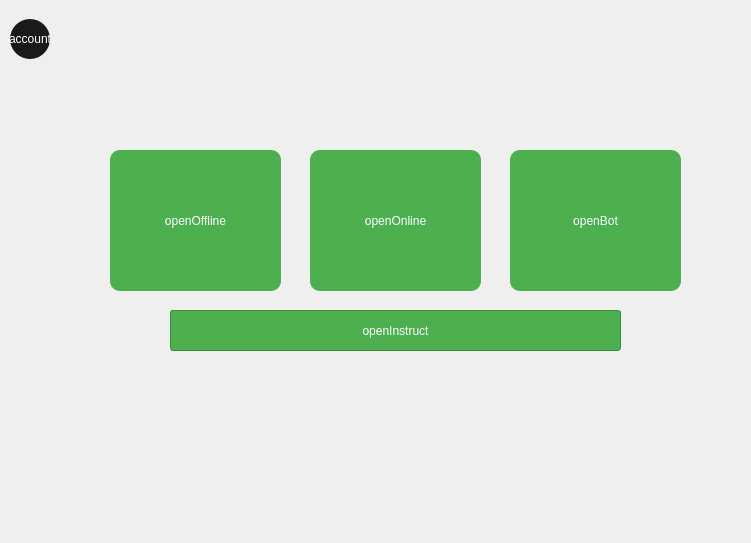
<?xml version="1.0" encoding="UTF-8"?>
<ui version="4.0">
 <class>mainWindow</class>
 <widget class="QWidget" name="mainWindow">
  <property name="geometry">
   <rect>
    <x>0</x>
    <y>0</y>
    <width>751</width>
    <height>543</height>
   </rect>
  </property>
  <property name="windowTitle">
   <string>Widget</string>
  </property>
  <widget class="QDockWidget" name="sidebar">
   <property name="geometry">
    <rect>
     <x>0</x>
     <y>-30</y>
     <width>61</width>
     <height>571</height>
    </rect>
   </property>
   <property name="features">
    <set>QDockWidget::DockWidgetFeature::NoDockWidgetFeatures</set>
   </property>
   <property name="allowedAreas">
    <set>Qt::DockWidgetArea::LeftDockWidgetArea</set>
   </property>
   <widget class="QWidget" name="dockWidgetContents">
    <widget class="QPushButton" name="buttonAccount">
     <property name="geometry">
      <rect>
       <x>10</x>
       <y>30</y>
       <width>40</width>
       <height>40</height>
      </rect>
     </property>
     <property name="styleSheet">
      <string notr="true">QPushButton#buttonAccount{
    background-color: #1A1A1A;
    border-radius: 20px;
    min-width: 40px;
    min-height: 40px;
    max-width: 40px;
    max-height: 40px;
    color: white;

}</string>
     </property>
     <property name="text">
      <string>account</string>
     </property>
    </widget>
    <widget class="QPushButton" name="buttonSettings">
     <property name="geometry">
      <rect>
       <x>10</x>
       <y>480</y>
       <width>40</width>
       <height>40</height>
      </rect>
     </property>
     <property name="styleSheet">
      <string notr="true">QPushButton {
    border: none;
    background-color: transparent;
}</string>
     </property>
     <property name="icon">
      <iconset>
       <normaloff>C:/Users/polin/Downloads/pngegg.png</normaloff>C:/Users/polin/Downloads/pngegg.png</iconset>
     </property>
     <property name="iconSize">
      <size>
       <width>30</width>
       <height>30</height>
      </size>
     </property>
    </widget>
   </widget>
  </widget>
  <widget class="QPushButton" name="buttonWindOnline">
   <property name="geometry">
    <rect>
     <x>310</x>
     <y>150</y>
     <width>171</width>
     <height>141</height>
    </rect>
   </property>
   <property name="styleSheet">
    <string notr="true">QPushButton#buttonWindOnline {
    background-color: #4CAF50;
    border-radius: 10px;  
    color: white;
    padding: 8px 16px;
}</string>
   </property>
   <property name="text">
    <string>openOnline</string>
   </property>
  </widget>
  <widget class="QPushButton" name="buttonWindOffline">
   <property name="geometry">
    <rect>
     <x>110</x>
     <y>150</y>
     <width>171</width>
     <height>141</height>
    </rect>
   </property>
   <property name="styleSheet">
    <string notr="true">QPushButton#buttonWindOffline{
    background-color: #4CAF50;
    border-radius: 10px;  
    color: white;
    padding: 8px 16px;
}</string>
   </property>
   <property name="text">
    <string>openOffline</string>
   </property>
  </widget>
  <widget class="QPushButton" name="buttonInstruct">
   <property name="geometry">
    <rect>
     <x>170</x>
     <y>310</y>
     <width>451</width>
     <height>41</height>
    </rect>
   </property>
   <property name="styleSheet">
    <string notr="true">QPushButton#buttonInstruct {
    background-color: #4CAF50;
    border-radius: 2.5px;
    color: white;
    border: 1px solid #388E3C;
}</string>
   </property>
   <property name="text">
    <string>openInstruct</string>
   </property>
  </widget>
  <widget class="QPushButton" name="buttonWindBot">
   <property name="geometry">
    <rect>
     <x>510</x>
     <y>150</y>
     <width>171</width>
     <height>141</height>
    </rect>
   </property>
   <property name="styleSheet">
    <string notr="true">QPushButton#buttonWindBot {
    background-color: #4CAF50;
    border-radius: 10px;  
    color: white;
    padding: 8px 16px;
}</string>
   </property>
   <property name="text">
    <string>openBot</string>
   </property>
  </widget>
 </widget>
 <resources/>
 <connections/>
</ui>
